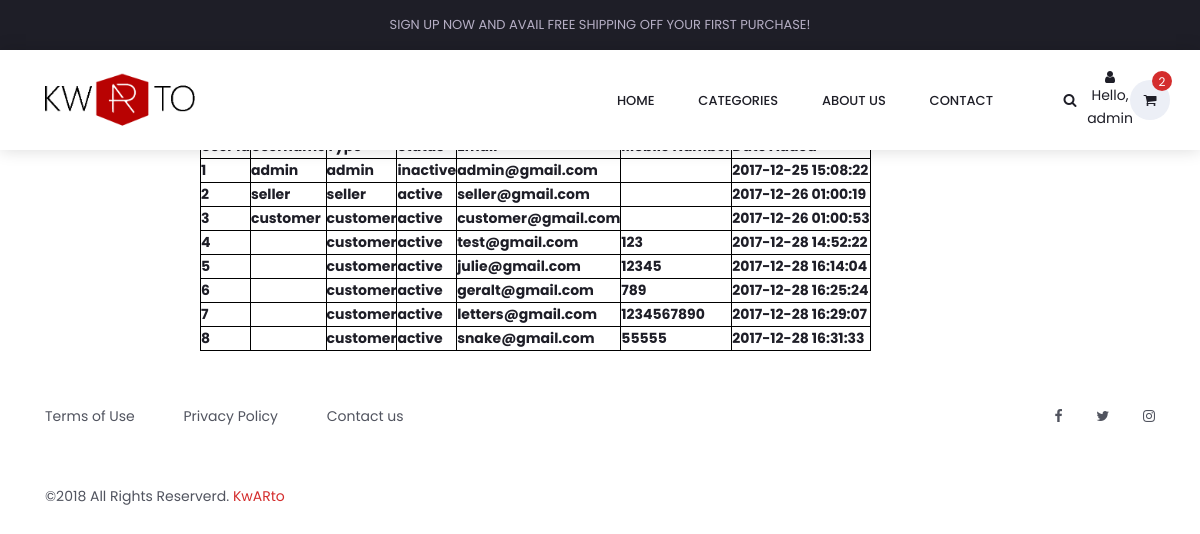
/adminPage.php (signed in), run on the app's committed database.
### tables this page shows
CREATE TABLE `user_details` (
  `userId` int(11) NOT NULL,
  `username` varchar(256) DEFAULT NULL,
  `password` varchar(512) NOT NULL,
  `userType` enum('admin','customer','seller') NOT NULL DEFAULT 'customer',
  `userStatus` enum('inactive','active','banned') NOT NULL DEFAULT 'inactive',
  `email` varchar(256) NOT NULL,
  `mobileNumber` varchar(16) DEFAULT NULL,
  `image` varchar(256) DEFAULT NULL,
  `dateAdded` timestamp NOT NULL DEFAULT CURRENT_TIMESTAMP,
  `dateUpdated` timestamp NOT NULL DEFAULT CURRENT_TIMESTAMP ON UPDATE CURRENT_TIMESTAMP,
  `addedBy` int(11) DEFAULT NULL,
  `updatedBy` int(11) DEFAULT NULL
);

### Models/userDetails.php (called while the page is built, shortened)
<?php
class user_details{
    public function displayAllUsers(){
        $db = new Database();
        $connection = $db->Connect();
        $result = null;
        if($connection){
            $query ="SELECT
            userId,
            username,
            userType,
            userStatus,
            email,
            mobileNumber,
            dateAdded
            FROM  user_details
            ";
            $result = mysqli_query($connection, $query);
        } else {
            echo "Connection Error";
        }
        return $result;
    }
}
?>

### Controllers/DisplayUsers.php (the view)
<?php
  require_once("Models/userDetails.php");
  $user = new user_details();
  $verify = $user->DisplayAllUsers();
  if($verify != null){
    while($row = $verify->fetch_assoc()){
      echo "
        <tr>
            <th>".$row['userId']."</th>
            <th>".$row['username']."</th>
            <th>".$row['userType']."</th>
            <th>".$row['userStatus']."</th>
            <th>".$row['email']."</th>
            <th>".$row['mobileNumber']."</th>
            <th>".$row['dateAdded']."</th>
        </tr>
      ";
    }
  } else {
    echo "Invalid credentials or not activated";
  }
?>

### adminPage.php (shortened to what this page needs)
<!DOCTYPE html>
<html lang="en">
<head>
    <?php include'Access/Header.php'; ?>
</head>
<body>
<?php include'Access/Navbar.php'; ?>
<div class="admin backdrop" style="padding-left: 200px; padding-right: 200px;">
    <h1>Henlo admin!</h1>
    <p>Make sure that every table can be linked to the their own page depending on the userType</p>
    <table>
        <tr>
            <th>User Id</th>
            <th>Username</th>
            <th>Type</th>
            <th>Status</th>
            <th>Email</th>
            <th>Mobile Number</th>
            <th>Date Added</th>
        </tr>
        <?php require("Controllers/DisplayUsers.php");?>
    </table>
</div>
<?php include'Access/Footer.php'; ?>
</body>
</html>

### Access/Header.php (shortened to what this page needs)
<link rel="stylesheet" type="text/css" href="styles/bootstrap4/bootstrap.min.css">
<link href="plugins/font-awesome-4.7.0/css/font-awesome.min.css" rel="stylesheet" type="text/css">
<link rel="stylesheet" type="text/css" href="plugins/OwlCarousel2-2.2.1/owl.carousel.css">
<link rel="stylesheet" type="text/css" href="plugins/OwlCarousel2-2.2.1/owl.theme.default.css">
<link rel="stylesheet" type="text/css" href="plugins/OwlCarousel2-2.2.1/animate.css">
<link rel="stylesheet" href="plugins/themify-icons/themify-icons.css">
<link rel="stylesheet" type="text/css" href="plugins/jquery-ui-1.12.1.custom/jquery-ui.css">
<link rel="stylesheet" type="text/css" href="styles/contact_styles.css">
<link rel="stylesheet" type="text/css" href="styles/contact_responsive.css">
<link rel="stylesheet" type="text/css" href="styles/main_styles.css">
<link rel="stylesheet" type="text/css" href="styles/responsive.css">

### Access/Navbar.php (shortened to what this page needs)
<header class="header trans_300">
    <div class="top_nav">
      <div class="container">
        <div class="row">
          <div class="col-md-12 text-center">
            <div class="top_nav_left">Sign Up Now and avail free shipping off your first purchase!</div>
          </div>
        </div>
      </div>
    </div>
    <div class="main_nav_container">
      <div class="container">
        <div class="row">
          <div class="col-lg-12 text-right">
            <div class="logo_container">
              <a href="#"><img style="max-width: 150px;" src="images/newlogo.png"></a>
            </div>
            <nav class="navbar">
              <ul class="navbar_menu">
                <li><a href="index.php">home</a></li>
                <li><a href="categories.php">categories</a></li>
                <li><a href="about.php">about us</a></li>
                <li><a href="contact.php">contact</a></li>
              </ul>
              <ul class="navbar_user row">
                <?php
                  if(!isset($_SESSION['userId'])){
                    echo '<li><a href="loginnew.php"><i class="fa fa-search" aria-hidden="true">Hello Guest</i></a></li>';
                  } else {
                    echo '<li><a href="#"><i class="fa fa-search" aria-hidden="true"></i></a></li>
                          <li><a href="profile.php"><i class="fa fa-user" aria-hidden="true"></i>Hello, '.$_SESSION['username'].'</a></li>
                          <li data-toggle="modal" data-target="#myModal" class="project-title d-flex align-items-center checkout">
                            <a href="#">
                              <i class="fa fa-shopping-cart" aria-hidden="true"></i>
                              <span id="checkout_items" class="checkout_items">2</span>
                             </a>
                          </li>';
                  }
                ?>
              </ul>
            </nav>
          </div>
        </div>
      </div>
    </div>
  </header>

### Access/Footer.php
<footer class="footer">
    <div class="container">
        <div class="row">
            <div class="col-lg-6">
                <div class="footer_nav_container d-flex flex-sm-row flex-column align-items-center justify-content-lg-start justify-content-center text-center">
                    <ul class="footer_nav">
                        <li><a href="terms.php">Terms of Use</a></li>
                        <li><a href="privacy.php">Privacy Policy</a></li>
                        <li><a href="contact.php">Contact us</a></li>
                    </ul>
                </div>
            </div>
            <div class="col-lg-6">
                <div class="footer_social d-flex flex-row align-items-center justify-content-lg-end justify-content-center">
                    <ul>
                        <li><a href="#"><i class="fa fa-facebook" aria-hidden="true"></i></a></li>
                        <li><a href="#"><i class="fa fa-twitter" aria-hidden="true"></i></a></li>
                        <li><a href="#"><i class="fa fa-instagram" aria-hidden="true"></i></a></li>
                    </ul>
                </div>
            </div>
        </div>
        <div class="row">
            <div class="col-lg-12">
                <div class="footer_nav_container">
                    <div class="cr">©2018 All Rights Reserverd. <a href="#">KwARto</a></div>
                </div>
            </div>
        </div>
    </div>
</footer>

### styles/contact_styles.css (style rules this page uses)
* { margin: 0; padding: 0; }
body { font-family: 'Poppins', sans-serif; font-size: 14px; line-height: 23px; font-weight: 400; background: #FFFFFF; color: #1e1e27; }
div { display: block; position: relative; -webkit-box-sizing: border-box; -moz-box-sizing: border-box; box-sizing: border-box; }
ul { list-style: none; margin-bottom: 0px; }
p { font-family: 'Poppins', sans-serif; font-size: 14px; line-height: 1.7; font-weight: 500; color: #51545f; -webkit-font-smoothing: antialiased; -webkit-text-shadow: rgba(0,0,0,.01) 0 0 1px; text-shadow: rgba(0,0,0,.01) 0 0 1px; }
a, a:hover, a:visited, a:active, a:link { text-decoration: none; -webkit-font-smoothing: antialiased; -webkit-text-shadow: rgba(0,0,0,.01) 0 0 1px; text-shadow: rgba(0,0,0,.01) 0 0 1px; }
h1 { font-size: 72px; }
h1, h2, h3, h4, h5, h6 { font-family: 'Poppins', sans-serif; color: #282828; -webkit-font-smoothing: antialiased; -webkit-text-shadow: rgba(0,0,0,.01) 0 0 1px; text-shadow: rgba(0,0,0,.01) 0 0 1px; }
.trans_300 { -webkit-transition: all 300ms ease; -moz-transition: all 300ms ease; -ms-transition: all 300ms ease; -o-transition: all 300ms ease; transition: all 300ms ease; }
.header { position: fixed; top: 0; left: 0; width: 100%; background: #FFFFFF; z-index: 10; }
.top_nav { width: 100%; height: 50px; background: #1e1e27; }
.top_nav_left { height: 50px; line-height: 50px; font-size: 13px; color: #b5aec4; text-transform: uppercase; }
.main_nav_container { width: 100%; background: #FFFFFF; box-shadow: 0 0 16px rgba(0, 0, 0, 0.15); }
.navbar { width: auto; height: 100px; float: right; padding-left: 0px; padding-right: 0px; }
.navbar_menu li { display: inline-block; }
.navbar_menu li a { display: block; color: #1e1e27; font-size: 13px; font-weight: 500; text-transform: uppercase; padding: 20px; -webkit-transition: color 0.3s ease; -moz-transition: color 0.3s ease; -ms-transition: color 0.3s ease; -o-transition: color 0.3s ease; transition: color 0.3s ease; }
.navbar_user { margin-left: 37px; }
.navbar_user li { display: inline-block; text-align: center; }
.navbar_user li a { display: -webkit-box; display: -moz-box; display: -ms-flexbox; display: -webkit-flex; display: flex; flex-direction: column; justify-content: center; align-items: center; position: relative; width: 40px; height: 40px; color: #1e1e27; -webkit-transition: color 0.3s ease; -moz-transition: color 0.3s ease; -ms-transition: color 0.3s ease; -o-transition: color 0.3s ease; transition: color 0.3s ease; }
.checkout a { background: #eceff6; border-radius: 50%; }
.checkout_items { display: -webkit-box; display: -moz-box; display: -ms-flexbox; display: -webkit-flex; display: flex; flex-direction: column; justify-content: center; align-items: center; position: absolute; top: -9px; left: 22px; width: 20px; height: 20px; border-radius: 50%; background: #d42d2d; font-size: 12px; color: #FFFFFF; }
.logo_container { position: absolute; top: 50%; -webkit-transform: translateY(-50%); -moz-transform: translateY(-50%); -ms-transform: translateY(-50%); -o-transform: translateY(-50%); transform: translateY(-50%); left: 15px; }
.logo_container a { font-size: 24px; color: #1e1e27; font-weight: 700; text-transform: uppercase; }
.footer_nav_container { height: 130px; }
.cr { margin-right: 48px; }
.footer_nav li { display: inline-block; margin-right: 45px; }
.footer_nav li:last-child { margin-right: 0px; }
.footer_nav li a, .cr { font-size: 14px; color: #51545f; line-height: 30px; -webkit-transition: all 300ms ease; -moz-transition: all 300ms ease; -ms-transition: all 300ms ease; -o-transition: all 300ms ease; transition: all 300ms ease; }
.footer_nav li a:hover, .cr a, .cr i { color: #d42d2d; }
.footer_social { height: 130px; }
.footer_social ul li { display: inline-block; margin-right: 10px; }
.footer_social ul li:last-child { margin-right: 0px; }
.footer_social ul li a { color: #51545f; -webkit-transition: all 300ms ease; -moz-transition: all 300ms ease; -ms-transition: all 300ms ease; -o-transition: all 300ms ease; transition: all 300ms ease; padding: 10px; }
.footer_social ul li:last-child a { padding-right: 0px; }

### data on the page
user_details: userId "1", username "admin", userType "admin", userStatus "inactive", email "admin@gmail.com", dateAdded "2017-12-25 15:08:22"
user_details: userId "2", username "seller", userType "seller", userStatus "active", email "seller@gmail.com", dateAdded "2017-12-26 01:00:19"
user_details: userId "3", username "customer", userType "customer", userStatus "active", email "customer@gmail.com", dateAdded "2017-12-26 01:00:53"
user_details: userId "4", userType "customer", userStatus "active", email "test@gmail.com", mobileNumber "123", dateAdded "2017-12-28 14:52:22"
user_details: userId "5", userType "customer", userStatus "active", email "julie@gmail.com", mobileNumber "12345", dateAdded "2017-12-28 16:14:04"
user_details: userId "6", userType "customer", userStatus "active", email "geralt@gmail.com", mobileNumber "789", dateAdded "2017-12-28 16:25:24"
user_details: userId "7", userType "customer", userStatus "active", email "letters@gmail.com", mobileNumber "1234567890", dateAdded "2017-12-28 16:29:07"
user_details: userId "8", userType "customer", userStatus "active", email "snake@gmail.com", mobileNumber "55555", dateAdded "2017-12-28 16:31:33"

### other printed values
$_SESSION['username'] "admin"
